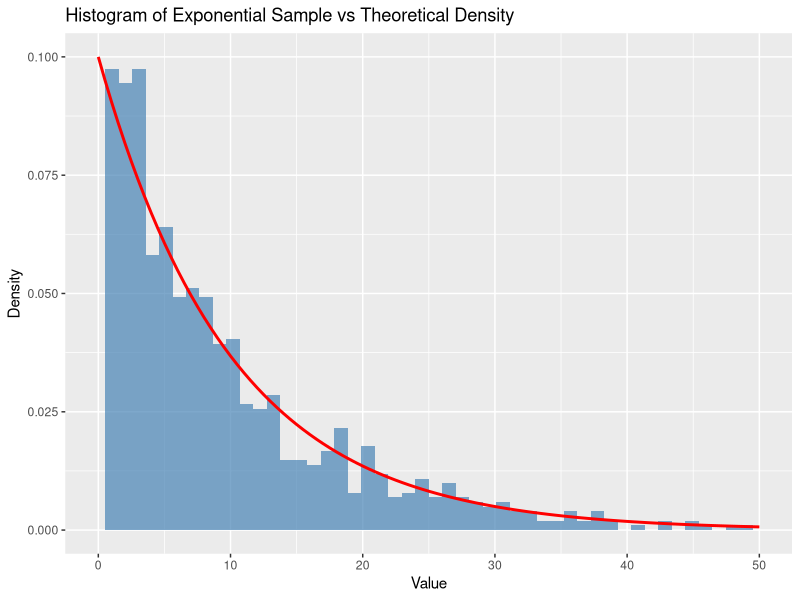
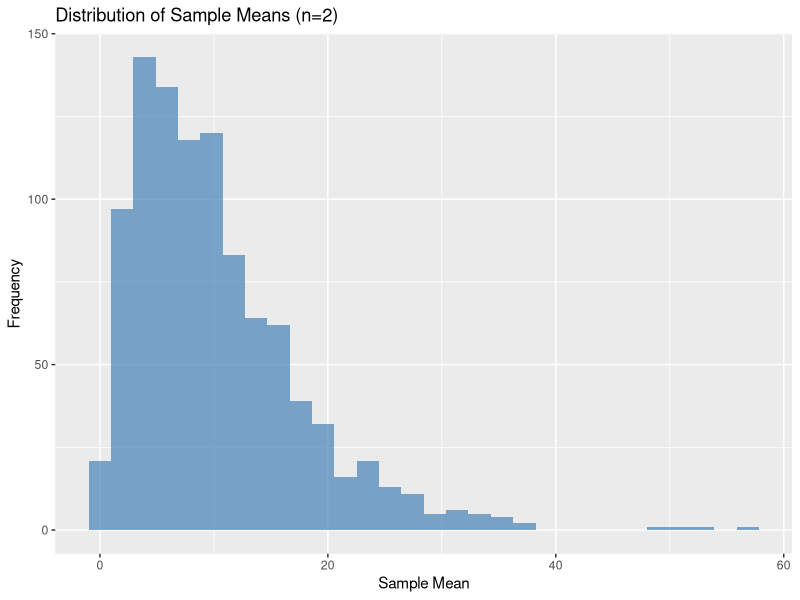
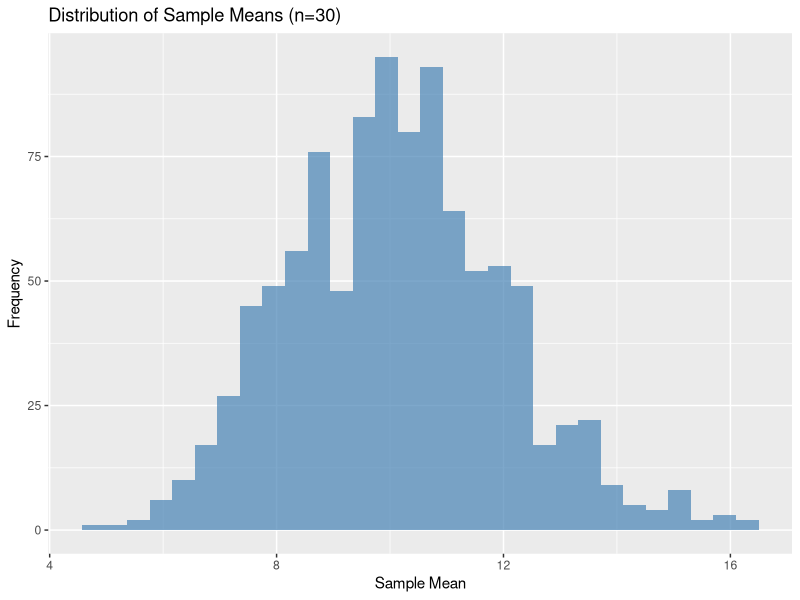

Here is the R script that generated these plots, in order: (Note: this script raises an error after producing the figures.)
## ---- chunk 1
# Chunk labels used to identify code blocks. Useful for error tracking
knitr::opts_chunk$set(warning = FALSE, message = FALSE, echo = TRUE)
# Globally set default behavior of code chunks
# Warnings and messages are hidden. Code is still shown. Produces a clean output
## ---- chunk 2
library(dplyr)
library(ggplot2)
library(readr)
library(magrittr)

set.seed(3112668)
## ---- chunk 3
group_a <- 100 # Vaccinated
group_b <- 100 # Not vaccinated

p_flu_vaccine <- 0.10 # 10% change of getting flu
p_flu_none <- 0.30 # 30% change of getting flu

flu_a <- rbinom(1, group_a, p_flu_vaccine)
flu_b <- rbinom(1, group_b, p_flu_none)

# rbinom generates random numbers from a binomial distribution (number, size, probability)
# Simulating a survey of 100 people getting the flu when vaccinated and 100 people getting the flu when they are not vaccinated

no_flu_a <- group_a - flu_a
no_flu_b <- group_b - flu_b
# Calculating how many people didn't get the flu from each group

output <- data.frame(
  Outcome = c("Infected", "Not infected", "Participants"),
  Vaccinated_group = c(flu_a, no_flu_a, group_a),
  Unvaccinated_group = c(flu_b, no_flu_b, group_b)
) # Mimic a clinical statistics table

print(output)
## ---- chunk 4
prob_unvaccinated_no_infection <- no_flu_b / group_b # Empirical probability unvaccinated people will not get the flu
cat("Probability of someone unvaccinated not getting the flu:", # The cat() prints the message in clear text
    round(prob_unvaccinated_no_infection, 3)) # The 3 rounds the probability to 3 decimal places
## ---- chunk 5
p_hat <- prob_unvaccinated_no_infection # The sample proportion. This estimates the probability of not getting the flu in this group
n <- group_b # The number of people in the unvaccinated group
se <- sqrt(p_hat * (1 - p_hat) / n) # se stands for Standard Error. It measures the uncertainty in the sample proportion
z_value <- qnorm(0.975) # The Z-score represents the number of standard errors from the normal distribution. In this case its 1.96
print(z_value)

ci_lower <- p_hat - z_value * se # This gives us the lower end of the confidence interval in the population proportion given the standard errors
ci_upper <- p_hat + z_value * se # This gives us the upper end of the confidence interval in the population proportion

cat("We have 95% confidence that the proportion of unvaccinated people who didn't get the flu lies between ", round(ci_lower, 3), " and ", round(ci_upper, 3), ". In other words, this is the probability of not getting the flu when you didn't get the vaccine", "\n") # This is a statement explaining that I am 95% confident the population value is between these two ends
## ---- chunk 6
percentage_vaccinated <- 0.40
percentage_unvaccinated <- 0.60
# Both percentages add up to 1
# I need to calculate the percentage of infections given the uptake rate whilst taking into account the chance of getting the virus after receiving the vaccine and not receiving the vaccine at all
expected_infections <- (percentage_vaccinated * p_flu_vaccine) + (percentage_unvaccinated * p_flu_none)

cat("The expected percentage of flu infections accross a population where 40% of participants received the vaccine is", round(expected_infections * 100, 1), "%") # Convert the result into a percentage whilst rounding to one decimal place
## ---- chunk 7
# The question is asking me what the chance that a vaccinated person gets the flu as stated with 10% chance of infection
# The same experiment will be repeated 10 times
# There are only two outcomes 
# Being infected or receiving the vaccine the previous year doesn't alter the chances the following year
# The three conditions mentioned above indicates that this is a binomial distribution
# Since I need to give a probability in terms of a percentage I can work from the other direction (X less or equals too 2)
probability_three_or_more_flu_events <- 1 - pbinom(2, 10, p_flu_vaccine) # Subtract from 1 to give the value I'm looking for
# The pbinom function gives the cumulative probability of 0.9298 which is taking into account someone getting the flu virus no times at all, 1 event or 2 events
probability_two_or_less_flu_events <- pbinom(2, 10, p_flu_vaccine)
probability_three_or_more_flu_events <- 1 - probability_two_or_less_flu_events
cat("There is a", round(probability_two_or_less_flu_events * 100, 1), 
    "% chance of a vaccinated person getting the flu 2 times or less in 10 years.")
cat(" Therefore, the probability of getting the flu at least 3 times in 10 years:", 
    round(probability_three_or_more_flu_events * 100, 1), "% \n")
## ---- chunk 8
lambda <- 1/10
n_obs <- 1000

exp_sample <- rexp(n_obs, rate = lambda)

pop_mean <- 1/lambda
pop_sd <- 1/lambda

sample_mean <- mean(exp_sample)
sample_sd <- sd(exp_sample)

cat("Population mean:", pop_mean, "\n")
cat("Sample mean:", round(sample_mean, 3), "\n")
cat("Population standard deviation:", pop_sd, "\n")
cat("Sample standard deviation:", round(sample_sd, 3), "\n")
## ---- chunk 9
ggplot(data.frame(x = exp_sample), aes(x = x)) +
  geom_histogram(aes(y = ..density..), bins = 50, fill = "steelblue", alpha = 0.7) +
  stat_function(fun = dexp, args = list(rate = lambda), color = "red", size = 1) +
  labs(title = "Histogram of Exponential Sample vs Theoretical Density",
       x = "Value", y = "Density") +
  xlim(0, 50)
## ---- chunk 10
n_samples <- 1000
sample_size <- 2

sample_means_2 <- replicate(n_samples, mean(rexp(sample_size, rate = lambda)))

ggplot(data.frame(means = sample_means_2), aes(x = means)) +
  geom_histogram(bins = 30, fill = "steelblue", alpha = 0.7) +
  labs(title = "Distribution of Sample Means (n=2)",
       x = "Sample Mean", y = "Frequency")

cat("Mean of sample means:", round(mean(sample_means_2), 3), "\n")
cat("Standard deviation of sample means:", round(sd(sample_means_2), 3), "\n")
cat("Theoretical standard error:", round(pop_sd/sqrt(sample_size), 3), "\n")
## ---- chunk 11
sample_size <- 30

sample_means_30 <- replicate(n_samples, mean(rexp(sample_size, rate = lambda)))

ggplot(data.frame(means = sample_means_30), aes(x = means)) +
  geom_histogram(bins = 30, fill = "steelblue", alpha = 0.7) +
  labs(title = "Distribution of Sample Means (n=30)",
       x = "Sample Mean", y = "Frequency")

cat("Mean of sample means:", round(mean(sample_means_30), 3), "\n")
cat("Standard deviation of sample means:", round(sd(sample_means_30), 3), "\n")
cat("Theoretical standard error:", round(pop_sd/sqrt(sample_size), 3), "\n")
## ---- chunk 12
n <- 20
current_mean <- 7.5
new_mean <- 8.2
sd_diff <- 1.9
alpha <- 0.05

mean_diff <- new_mean - current_mean
se_diff <- sd_diff / sqrt(n)
t_stat <- mean_diff / se_diff
df <- n - 1

p_value <- pt(t_stat, df, lower.tail = FALSE)

cat("Sample mean difference:", mean_diff, "\n")
cat("Standard error of difference:", round(se_diff, 4), "\n")
cat("t-statistic:", round(t_stat, 4), "\n")
cat("Degrees of freedom:", df, "\n")
cat("p-value (one-tailed):", round(p_value, 4), "\n")

if(p_value < alpha) {
  cat("Decision: Reject H0 - The new design is significantly more attractive\n")
} else {
  cat("Decision: Fail to reject H0 - No significant difference in attractiveness\n")
}
## ---- chunk 13
mu1 <- 50; mu2 <- 55; sigma1 <- 10; sigma2 <- 10; rho <- 0.8
n_pairs <- 10

mu <- c(mu1, mu2)
sigma_matrix <- matrix(c(sigma1^2, rho*sigma1*sigma2, 
                        rho*sigma1*sigma2, sigma2^2), nrow = 2)

data_10 <- mvrnorm(n_pairs, mu, sigma_matrix)
x1_10 <- data_10[, 1]
x2_10 <- data_10[, 2]

cat("Group 1 - Mean:", round(mean(x1_10), 2), "SD:", round(sd(x1_10), 2), "\n")
cat("Group 2 - Mean:", round(mean(x2_10), 2), "SD:", round(sd(x2_10), 2), "\n")
cat("Correlation:", round(cor(x1_10, x2_10), 3), "\n")
## ---- chunk 14
t_test_10 <- t.test(x1_10, x2_10, paired = TRUE, alternative = "two.sided")
print(t_test_10)

cat("Conclusion: With p-value =", round(t_test_10$p.value, 4), 
    "we", ifelse(t_test_10$p.value < 0.05, "reject", "fail to reject"), 
    "H0 at α = 0.05\n")
## ---- chunk 15
n_pairs <- 30

data_30 <- mvrnorm(n_pairs, mu, sigma_matrix)
x1_30 <- data_30[, 1]
x2_30 <- data_30[, 2]

cat("Group 1 - Mean:", round(mean(x1_30), 2), "SD:", round(sd(x1_30), 2), "\n")
cat("Group 2 - Mean:", round(mean(x2_30), 2), "SD:", round(sd(x2_30), 2), "\n")
cat("Correlation:", round(cor(x1_30, x2_30), 3), "\n")
## ---- chunk 16
t_test_30 <- t.test(x1_30, x2_30, paired = TRUE, alternative = "two.sided")
print(t_test_30)

cat("Conclusion: With p-value =", round(t_test_30$p.value, 4), 
    "we", ifelse(t_test_30$p.value < 0.05, "reject", "fail to reject"), 
    "H0 at α = 0.05\n")
## ---- chunk 17
n_stores <- 6
sd_sales <- 30
mean_scenario1 <- 50
mean_scenario2 <- 55
mean_scenario3 <- 60

scenario1_sales <- rnorm(n_stores, mean_scenario1, sd_sales)
scenario2_sales <- rnorm(n_stores, mean_scenario2, sd_sales)
scenario3_sales <- rnorm(n_stores, mean_scenario3, sd_sales)

sales_data <- data.frame(
  sales = c(scenario1_sales, scenario2_sales, scenario3_sales),
  scenario = factor(rep(c("Scenario 1", "Scenario 2", "Scenario 3"), each = n_stores))
)

print(sales_data)
## ---- chunk 18
anova_result_a <- aov(sales ~ scenario, data = sales_data)
anova_summary_a <- summary(anova_result_a)
print(anova_summary_a)

p_value_a <- anova_summary_a[[1]]["scenario", "Pr(>F)"]

cat("Conclusion: With p-value =", round(p_value_a, 4), 
    "we", ifelse(p_value_a < 0.05, "reject", "fail to reject"), 
    "H0 at α = 0.05\n")

if(p_value_a < 0.05) {
  tukey_a <- TukeyHSD(anova_result_a)
  print(tukey_a)
}
## ---- chunk 19
sd_sales_b <- 25

scenario1_sales_b <- rnorm(n_stores, mean_scenario1, sd_sales_b)
scenario2_sales_b <- rnorm(n_stores, mean_scenario2, sd_sales_b)
scenario3_sales_b <- rnorm(n_stores, mean_scenario3, sd_sales_b)

sales_data_b <- data.frame(
  sales = c(scenario1_sales_b, scenario2_sales_b, scenario3_sales_b),
  scenario = factor(rep(c("Scenario 1", "Scenario 2", "Scenario 3"), each = n_stores))
)

anova_result_b <- aov(sales ~ scenario, data = sales_data_b)
anova_summary_b <- summary(anova_result_b)
print(anova_summary_b)

p_value_b <- anova_summary_b[[1]]["scenario", "Pr(>F)"]

cat("Conclusion: With p-value =", round(p_value_b, 4), 
    "we", ifelse(p_value_b < 0.05, "reject", "fail to reject"), 
    "H0 at α = 0.05\n")

if(p_value_b < 0.05) {
  tukey_b <- TukeyHSD(anova_result_b)
  print(tukey_b)
}
